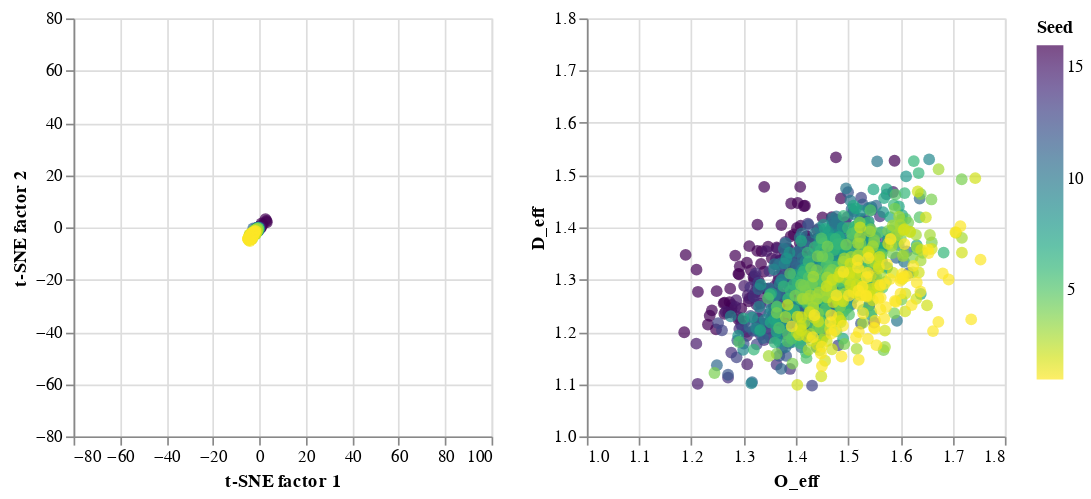

Notebook code cell kept with this figure:
### Markdown cell above
### How correlated are the embeddings to tournament seeding?
We see a high correlation between the assigned seed and our embeddings. Our embeddings appear to be a better representation of the seeding than the aggregated statistics, which makes sense since our method uses pair-wise comparisons and effectively accounts for team strength while aggregated statistics do not.

### Code cell
#collapse_hide

axis_ranges = [[-80,100],
               [-80,80],
               [1,1.8],
               [1,1.8]]

def plot_comparison(df, colorBy, orderBy, axis_ranges):

    selector = alt.selection_single(empty='all', fields=['TeamName'])

    base = alt.Chart(df).mark_point(filled=True,size=50).encode(
        color=alt.condition(selector,
                            colorBy,
                            alt.value('lightgray') ),
        order=orderBy,
        tooltip=['TeamName','Seed']
    ).properties(
        width=250,
        height=250
    ).add_selection(selector).interactive()

    chart1 = [alt.X('factor1:Q',
                    scale=alt.Scale(domain=axis_ranges[0]),
                    axis=alt.Axis(title='t-SNE factor 1')),
            alt.Y('factor2:Q',
                    scale=alt.Scale(domain=axis_ranges[1]),
                    axis=alt.Axis(title='t-SNE factor 2'))]

    chart2 = [alt.X('O_eff:Q',
                    scale=alt.Scale(domain=axis_ranges[2])
                   ),
            alt.Y('D_eff:Q',
                    scale=alt.Scale(domain=axis_ranges[3]))]

    return base, chart1, chart2

colorBy = alt.Color('Seed:Q', scale=alt.Scale(scheme='viridis',reverse=True))
orderBy = alt.Order('Seed:Q', sort='descending')
base, chart1, chart2 = plot_comparison( df,colorBy, orderBy, axis_ranges)

base.encode(*chart1)  | base.encode(*chart2)

### Figure 1 — Vega-Lite specification as saved in the notebook (floating-point values rounded to 4 significant figures; data arrays with more than 128 entries replaced by an {"elided": "..."} marker saying what was removed)
{"config": {"view": {"continuousWidth": 400, "continuousHeight": 300}}, "hconcat": [{"mark": {"type": "point", "filled": true, "size": 50}, "encoding": {"color": {"condition": {"type": "quantitative", "field": "Seed", "scale": {"reverse": true, "scheme": "viridis"}, "selection": "selector001"}, "value": "lightgray"}, "order": {"type": "quantitative", "field": "Seed", "sort": "descending"}, "tooltip": [{"type": "nominal", "field": "TeamName"}, {"type": "nominal", "field": "Seed"}], "x": {"type": "quantitative", "axis": {"title": "t-SNE factor 1"}, "field": "factor1", "scale": {"domain": [-80, 100]}}, "y": {"type": "quantitative", "axis": {"title": "t-SNE factor 2"}, "field": "factor2", "scale": {"domain": [-80, 80]}}}, "height": 250, "selection": {"selector001": {"type": "single", "empty": "all", "fields": ["TeamName"]}, "selector002": {"type": "interval", "bind": "scales", "encodings": ["x", "y"]}}, "width": 250}, {"mark": {"type": "point", "filled": true, "size": 50}, "encoding": {"color": {"condition": {"type": "quantitative", "field": "Seed", "scale": {"reverse": true, "scheme": "viridis"}, "selection": "selector001"}, "value": "lightgray"}, "order": {"type": "quantitative", "field": "Seed", "sort": "descending"}, "tooltip": [{"type": "nominal", "field": "TeamName"}, {"type": "nominal", "field": "Seed"}], "x": {"type": "quantitative", "field": "O_eff", "scale": {"domain": [1, 1.8]}}, "y": {"type": "quantitative", "field": "D_eff", "scale": {"domain": [1, 1.8]}}}, "height": 250, "selection": {"selector001": {"type": "single", "empty": "all", "fields": ["TeamName"]}, "selector002": {"type": "interval", "bind": "scales", "encodings": ["x", "y"]}}, "width": 250}], "data": {"name": "data-6b40ebfd782d30ac756bb779cd444713"}, "$schema": "https://vega.github.io/schema/vega-lite/v4.8.1.json", "datasets": {"data-6b40ebfd782d30ac756bb779cd444713": {"elided": "1132 records"}}}
